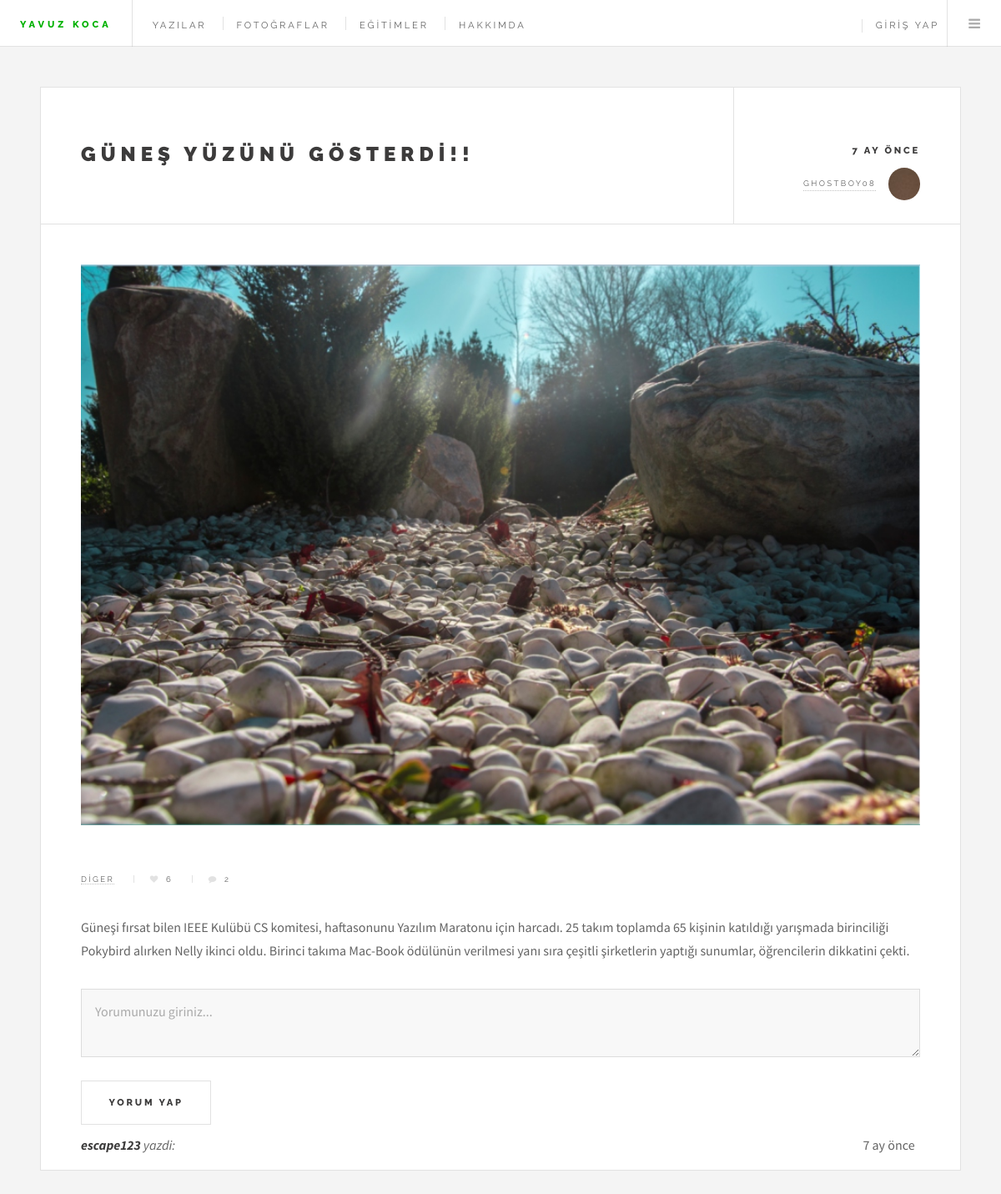
The app's page /oku.php?id=32 with its own data.
### tables this page shows
CREATE TABLE IF NOT EXISTS `yazilar` (
  `id` int(11) NOT NULL AUTO_INCREMENT,
  `baslik` text NOT NULL,
  `alt_baslik` text NOT NULL,
  `icerik` text NOT NULL,
  `yazan` int(11) NOT NULL,
  `tarih` timestamp NOT NULL DEFAULT CURRENT_TIMESTAMP,
  `kategori` int(20) NOT NULL,
  `resim` text,
  PRIMARY KEY (`id`)
);

CREATE TABLE IF NOT EXISTS `kullanicilar` (
  `id` int(11) NOT NULL AUTO_INCREMENT,
  `adi` varchar(45) NOT NULL,
  `sifresi` text NOT NULL,
  `profil_resmi` text NOT NULL,
  `kayit_tarihi` timestamp NOT NULL DEFAULT CURRENT_TIMESTAMP,
  `yetki_id` int(11) NOT NULL,
  PRIMARY KEY (`id`)
);

CREATE TABLE IF NOT EXISTS `kategori` (
  `id` int(11) NOT NULL AUTO_INCREMENT,
  `kategori_adi` text NOT NULL,
  PRIMARY KEY (`id`)
);

CREATE TABLE IF NOT EXISTS `like_table` (
  `id` int(11) NOT NULL AUTO_INCREMENT,
  `yazi_id` int(11) NOT NULL,
  `number` int(11) NOT NULL,
  PRIMARY KEY (`id`)
);

CREATE TABLE IF NOT EXISTS `yorumlar` (
  `id` int(11) NOT NULL AUTO_INCREMENT,
  `kullanici_adi` text NOT NULL,
  `yorum` text NOT NULL,
  `yazi_id` int(11) NOT NULL,
  `zaman` timestamp NOT NULL DEFAULT CURRENT_TIMESTAMP,
  PRIMARY KEY (`id`)
);

### oku.php (the view, shortened to what this page needs)
<?php
$id = $_GET["id"];
include_once("baglanti.php");
include_once("header.php");
$yazi_secme = mysqli_query($con,"SELECT * FROM `yazilar` WHERE `id` ='". mysqli_real_escape_string($con,$id)."'");
if(mysqli_num_rows($yazi_secme) == 0){
	header('Location: error.php');
}
else{
?>
					<div id="main">
						<?php
							while($satir = mysqli_fetch_assoc($yazi_secme)){
								if (!function_exists('yorum_ne_zaman')) {
								function yorum_ne_zaman(){
									$yorum_zamani = $GLOBALS['a'];$yil_ay = explode("-",$yorum_zamani);$new = $yil_ay[2];$gun = explode(" ",$new);
									$asd = $gun[1];$saat_dakika_saniye = explode(":",$asd);$now = date('d-m-Y');$now_gun_ay_yil = explode('-',$now);
									date_default_timezone_set('Asia/Baghdad');$saat = date("H:i:s");$now_saat_dakika_saniye = explode(':',$saat);
										$saniye_farki = $now_saat_dakika_saniye[2]-$saat_dakika_saniye[2];
										if($saniye_farki<0){
											$saniye_farki += 60;
											$now_saat_dakika_saniye[1] -= 1;
										}$dakika_farki = $now_saat_dakika_saniye[1]-$saat_dakika_saniye[1];if($dakika_farki<0){$dakika_farki += 60;$now_saat_dakika_saniye[0] -= 1;}$saat_farki = $now_saat_dakika_saniye[0]-$saat_dakika_saniye[0];
								if($saat_farki<0){$saat_farki += 12;$now_gun_ay_yil[0] -= 1;}$gun_farki = $now_gun_ay_yil[0]-$gun[0];if($gun_farki<0){$gun_farki += 30;
								$now_gun_ay_yil[1] -= 1;}$ay_farki = $now_gun_ay_yil[1]-$yil_ay[1];if($ay_farki<0){$ay_farki += 12;
								$now_gun_ay_yil[2] -= 1;}$yil_farki = $now_gun_ay_yil[2]-$yil_ay[0];if($yil_farki >= 1){echo $yil_farki." yıl önce";}
										else if($ay_farki>=1){
											echo $ay_farki." ay önce";}
										else if($gun_farki>0){
											echo $gun_farki." gün önce";}else if($saat_farki>0){echo $saat_farki." saat önce";}else if($dakika_farki>0){echo $dakika_farki." dakika önce";
								}else if($saniye_farki>0){echo $saniye_farki." saniye önce";}
								}}
								$yazar_secme = mysqli_query($con, "SELECT * FROM `kullanicilar` WHERE `id` = '".$satir["yazan"]."'");
								$yazar = mysqli_fetch_assoc($yazar_secme);
								$kategori_secme = mysqli_query($con, "SELECT * FROM `kategori` WHERE `id` = '".$satir["kategori"]."'");
								$kategori = mysqli_fetch_assoc($kategori_secme);
								$yorum_secme = mysqli_query($con,"SELECT * FROM `yorumlar` WHERE `yazi_id` ='". mysqli_real_escape_string($con,$id)."' ORDER BY `id` DESC");
								$begeni_secme = mysqli_query($con,"SELECT * FROM `like_table` WHERE `yazi_id` = '".$satir["id"]."' ");
								$begeni = mysqli_fetch_assoc($begeni_secme);
								$comments = mysqli_num_rows($yorum_secme);
								?>
								<article class="post">
									<header>
										<div class="title">
											<h2><a href="oku.php?id=<?php echo $satir['id']; ?>"><?php echo $satir["baslik"]; ?></a></h2>
										</div>
										<div class="meta">
											<time class="published" datetime="2015-11-01"><?php echo yorum_ne_zaman(); ?></time>
											<a href="javascript:;" class="author"><span class="name"><?php echo $yazar["adi"]; ?></span><img src="images/avatar.jpg" alt="" /></a>
										</div>
									</header><?php if($satir["resim"]=="0"){ } else{?>
											<a href="javascript:;" class="image featured"><img src="images/<?php  echo $satir["resim"];?>" alt="" /></a><?php } ?>
									<footer>
									<ul class="stats">
											<li><a href="javascript:;"><?php echo $kategori["kategori_adi"]; ?></a></li>
											<li><a href="javascript:;" id="like" class="icon fa-heart" ><?php echo $begeni['number'];?></a></li>
											<li><a href="#son" class="icon fa-comment"><?php echo $comments; ?></a></li>
									</ul>
									</footer>
									<p><?php echo $satir['icerik']; ?></p>
									<footer>
									<div style="width:100%;">
										<textarea name="yorum" id="yorum" placeholder="Yorumunuzu giriniz..." ></textarea><br>
										<button id="yorum_yap" class="button big" name="son"><a name="son"></a>Yorum Yap</button>
										<div id="tum_yorumlar">
										<?php
											$yorum_secme = mysqli_query($con,"SELECT * FROM `yorumlar` WHERE `yazi_id` ='". mysqli_real_escape_string($con,$id)."' ORDER BY `id` DESC");
											while($yorum_satir = mysqli_fetch_assoc($yorum_secme)){
										?>
										<div id="sona_git" class="<?php echo $yorum_satir['id']; ?>" style="margin-top:10px;" >
											<span >
											<i><strong><?php echo $yorum_satir['kullanici_adi'];?>
												</strong> yazdi:</i>
											</span><div style="float:right;"><?php yorum_ne_zaman(); ?> &nbsp;<!--<i class="fa fa-thumbs-up" id="up<?php  ?>" style="cursor:pointer;" aria-hidden="true"><?php
											$yorum_begeni = mysqli_query($con, "SELECT * FROM `yorum_like` WHERE `yorum_id` ='".$yorum_satir['id']."'");
											while($yorum_begeni_satir = mysqli_fetch_assoc($yorum_begeni)){
											?></i>&nbsp;
											<i class="fa fa-thumbs-down" id="down<?php echo $yorum_satir['id']; ?>" style="cursor:pointer; " aria-hidden="true"><?php ?></i>-->
											</div><?php }
														if(isset($_SESSION['kullanici_id'])){
														if($yorum_satir['kullanici_adi'] == $_SESSION['kullanici_adi'] || $_SESSION['user_status'] > 2){
																?>
																<div style='float:right; margin-top:50px; margin-right:-80px; padding-right:-150px;'>
																	<button id='yorum_sil<?php echo $yorum_satir['id']; ?>'> Yorumu Sil</button>
																	<script>
																		$("#yorum_sil<?php echo $yorum_satir['id']; ?>").click(function(){
																			$.post("assets/ajax/yorum_sil2.php",{id: '<?php echo $yorum_satir['id']; ?> ' })
																			.done(function(data){
																				if(data == 'Basarili'){
																					$(".<?php echo $yorum_satir['id']; ?>").remove();
																				}
																				else{
																					alert('Başarısız');
																				}
																			});
																		});
																	</script>
																	<script>
																		$("#up<?php echo $yorum_satir['id']; ?>").click(function(){
																			$.post("assets/ajax/yorum_begen.php",{yorum_id:'<?php echo $yorum_satir['id']; ?>'})
																			.done(function(data){
																				if(data == 'Basarili'){
																					alert('basarili');
																				}
																				else{
																					alert('Başarısız');
																				}
																			});
																		});
																	</script>
																</div>
															<?php   }
														}
													?>
											<div style="background-color:#D3D3D3; padding:10px; ">
												<p> <?php echo $yorum_satir['yorum'] ?>
													<div style="float:right; margin-top:-110px;"></div>
												</p>
											</div>
										</div>
										<?php } ?>
										</div>
									</footer></div>
								</article>
								<script type="text/javascript" charset="iso-8859-1">
									$("#yorum_yap").click(function(){
										$.post("assets/ajax/yorum_yap.php", { kullanici_adi: $("#adi").val(), yorum: $("#yorum").val(), yazi_id: '<?php echo $satir['id']; ?>' })
										  .done(function( data ) {
											  if(data == 'Basarili'){
												$("#tum_yorumlar").prepend(function(){
														var a = encodeURI($("#yorum").val());
														return `
															<div>
															<span>
															<i><strong>`+"<?php if(isset($_SESSION['kullanici_id']))echo $_SESSION['kullanici_adi'];?>"+`
																</strong> yazdi:</i>
															</span>
															<div style="background-color:#D3D3D3; padding:10px; ">
																<p> `+ a +`
																</p>
															</div>
															</div>
														`;
												});
											}
												else{
													window.location.href = 'admin';
												}
										  });
									});
									$("#like").click(function(){
										$.post("assets/ajax/begeni.php",{yazi_id: '<?php echo $satir['id']; ?>'})
										.done(function(data){
											if(data == 'Basarili'){
												var button = document.getElementById('like');
												var attnum = <?php echo $begeni['number']; ?>;
												document.getElementById('like').innerHTML = ++attnum;
											}
											else if(data == 'Basarisiz'){
												window.location.href = 'admin';
											}
										});
									});
								</script>
								<?php
							}
							mysqli_free_result($yazi_secme);
							?>
					</div>
			</div>
	</body>
</html>
<?php }

### records on screen
yazilar: baslik "GÜNEŞ YÜZÜNÜ GÖSTERDI!!", ay_farki "7", kullanicilar.adi "GHOSTBOY08", resim (picture), kategori.kategori_adi "DIGER", like_table.number "6", comments "2", icerik "Güneşi fırsat bilen IEEE Kulübü CS komitesi, haftasonunu Yazılım Maratonu için harcadı. 25 takım toplamda 65 kişinin katıldığı yarışmada birinciliği Pokybird alırken Nelly ikinci oldu. Birinci takıma Mac-Book ödülünün verilmesi yanı sıra çeşitli şirketlerin yaptığı sunumlar, öğrencilerin dikkatini çekti."
yorumlar: kullanici_adi "escape123", ay_farki "7"
